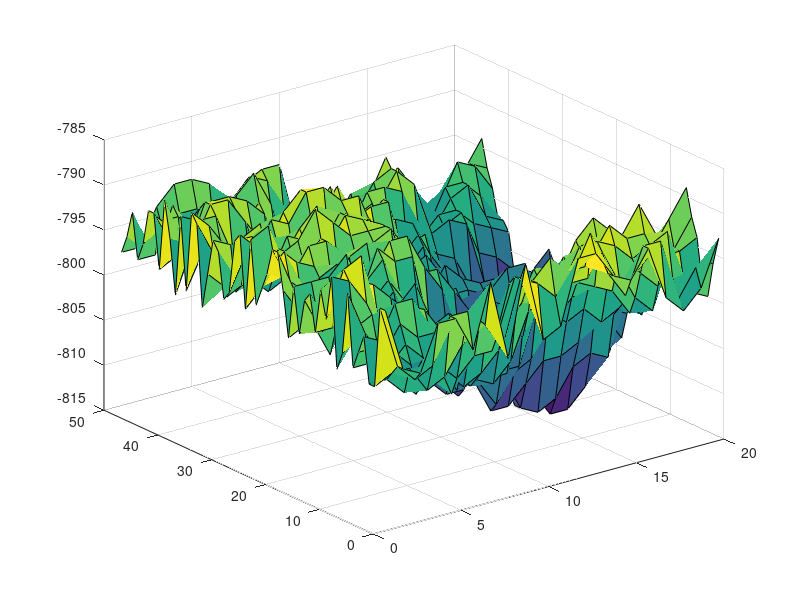
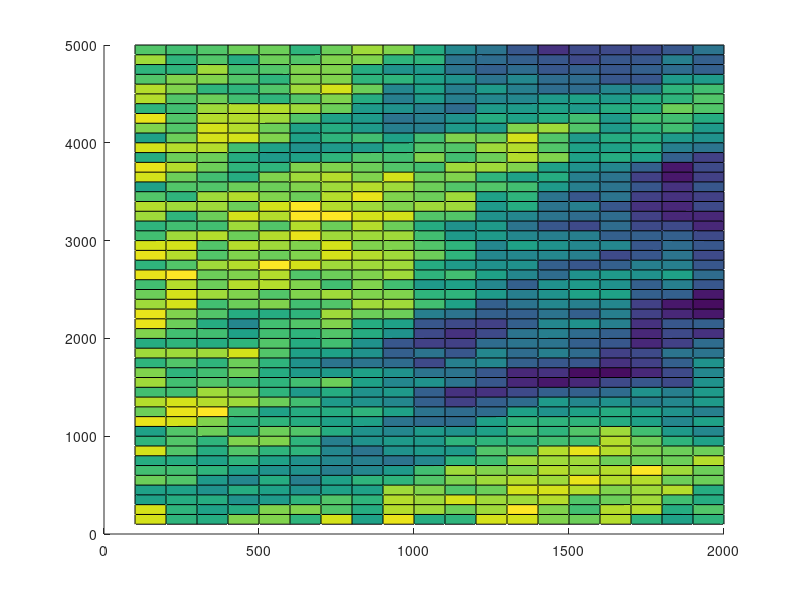

The MATLAB source for these figures, in order: (Note: this script raises an error after producing the figures.)
close all;
clear all;

visualisation = 1;

ilosc_x = 20
ilosc_y = 50

imax = -790
imin = -800
variation = 3

sta1 = [100 100 -500]
sta2 = [(ilosc_x)*100 (ilosc_y)*100 -200]

disp("preparing bottom...")
bottom = zeros(ilosc_x, ilosc_y);

bottom(:,1) = randi([imin imax], ilosc_x, 1);
bottom(1,2:end) = randi([imin imax], 1, ilosc_y-1);
variation_matrix = randi([-variation variation], ilosc_x-1, ilosc_y-1);

for iter = 2:ilosc_x
  for jter = 2:ilosc_y
    bottom(iter, jter) = round(mean([bottom(iter-1, jter), bottom(iter, jter-1)]) + variation_matrix(iter-1, jter-1));
  end
end

if(visualisation == 1)
  [bottom_x, bottom_y] = meshgrid( [1:ilosc_x]*100, [1:ilosc_y]*100 );
  figure
  surf(bottom')
  
  figure
  hold on
  surf(bottom_x, bottom_y, bottom')
end

disp("calculating water reflection...")
rectangle = [0 0 0; ilosc_x*100 0 0; 0 ilosc_y*100 0; ilosc_x*100 ilosc_y*100 0];
N = cross(rectangle(1,:) - rectangle(3,:),rectangle(2,:) - rectangle(3,:));
N = N/norm(N);
%calculate sta2 mirrored parameters
sta1mirror = sta1 + 2*dot(rectangle(1,:) - sta1, N)*N;
sta2mirror = sta2 + 2*dot(rectangle(1,:) - sta2, N)*N;
%calculate point of intersection
inter_point = sta1+(dot((sta1-rectangle(1,:)),N)/dot(sta1-sta2mirror,N))*(sta2mirror-sta1);
line_vector = sta1-inter_point;
line_vector = line_vector/norm(line_vector);
angle = asin( abs(line_vector(1)*N(1)+line_vector(2)*N(2)+line_vector(3)*N(3)) / ( sqrt(line_vector(1)^2 + line_vector(2)^2 + line_vector(3)^2) * sqrt(N(1)^2 + N(2)^2 + N(3)^2) ));
angle = angle * 180;

%preparing structures
inter_point = [inter_point; [0 0 0]];
angle = [angle; [0]];

disp("calculating intersection points for 1 reflection...")
for iter=1:ilosc_x-1
  for jter=1:ilosc_y-1
    triangle=[iter jter bottom(iter,jter); iter+1 jter bottom(iter+1,jter); iter jter+1 bottom(iter,jter+1)];
    triangle(:,1:2) = triangle(:,1:2)*100;
    [intersection angle_temp] = calcTriangle(triangle, sta1, sta2);
    if(intersection == [-1, -1, -1])
    else
      inter_point = [inter_point; intersection; [0 0 0]];
      angle = [angle; angle_temp; [0]];
    end
    
    triangle=[iter+1 jter+1 bottom(iter+1,jter+1); iter+1 jter bottom(iter+1,jter); iter jter+1 bottom(iter,jter+1)];
    triangle(:,1:2) = triangle(:,1:2)*100;
    [intersection angle_temp] = calcTriangle(triangle, sta1, sta2);
    if(intersection == [-1, -1, -1])
    else
      inter_point = [inter_point; intersection; [0 0 0]];
      angle = [angle; angle_temp; [0]];
    end
  end
end

disp("calculating intersection points for 2 reflections...")
for iter = 1:ilosc_x-1
  for jter = 1:ilosc_y-1
    
    triangle = [iter jter bottom(iter,jter); iter+1 jter bottom(iter+1,jter); iter jter+1 bottom(iter,jter+1)];
    triangle(:,1:2) = triangle(:,1:2)*100;
    [intersection angle_temp] = calcTriangle(triangle, sta1, sta2mirror);
    if(intersection == [-1, -1, -1])
    else
      inter_point = [inter_point; intersection];
      angle = [angle; angle_temp];
        inter_point_temp = intersection+(dot((intersection-rectangle(1,:)),N)/dot(intersection-sta2mirror,N))*(sta2mirror-intersection);
        line_vector = intersection-inter_point_temp;
        line_vector = line_vector/norm(line_vector);
        angle_temp = asin( abs(line_vector(1)*N(1)+line_vector(2)*N(2)+line_vector(3)*N(3)) / ( sqrt(line_vector(1)^2 + line_vector(2)^2 + line_vector(3)^2) * sqrt(N(1)^2 + N(2)^2 + N(3)^2) ));
        angle_temp = angle_temp * 180;
      inter_point = [inter_point; inter_point_temp; [0 0 0]];
      angle = [angle; angle_temp; [0]];
    end
    [intersection angle_temp] = calcTriangle(triangle, sta1mirror, sta2);
    if(intersection == [-1, -1, -1])
    else
      inter_point = [inter_point; [0 0 0]; intersection];
      angle = [angle; [0]; angle_temp];
        inter_point_temp = intersection+(dot((intersection-rectangle(1,:)),N)/dot(intersection-sta1mirror,N))*(sta1mirror-intersection);
        line_vector = intersection-inter_point_temp;
        line_vector = line_vector/norm(line_vector);
        angle_temp = asin( abs(line_vector(1)*N(1)+line_vector(2)*N(2)+line_vector(3)*N(3)) / ( sqrt(line_vector(1)^2 + line_vector(2)^2 + line_vector(3)^2) * sqrt(N(1)^2 + N(2)^2 + N(3)^2) ));
        angle_temp = angle_temp * 180;
      inter_point(end-1, :) = inter_point_temp;
      inter_point = [inter_point; [0 0 0]];
      angle(end-1, :) = angle_temp;
      angle = [angle; [0]];
    end
    
    triangle=[iter+1 jter+1 bottom(iter+1,jter+1); iter+1 jter bottom(iter+1,jter); iter jter+1 bottom(iter,jter+1)];
    triangle(:,1:2) = triangle(:,1:2)*100;
    [intersection angle_temp] = calcTriangle(triangle, sta1, sta2mirror);
    if(intersection == [-1, -1, -1])
    else
      inter_point = [inter_point; intersection];
      angle = [angle; angle_temp];
        inter_point_temp = intersection+(dot((intersection-rectangle(1,:)),N)/dot(intersection-sta2mirror,N))*(sta2mirror-intersection);
        line_vector = intersection-inter_point_temp;
        line_vector = line_vector/norm(line_vector);
        angle_temp = asin( abs(line_vector(1)*N(1)+line_vector(2)*N(2)+line_vector(3)*N(3)) / ( sqrt(line_vector(1)^2 + line_vector(2)^2 + line_vector(3)^2) * sqrt(N(1)^2 + N(2)^2 + N(3)^2) ));
        angle_temp = angle_temp * 180;
      inter_point = [inter_point; inter_point_temp; [0 0 0]];
      angle = [angle; angle_temp; [0]];
    end
    [intersection angle_temp] = calcTriangle(triangle, sta1mirror, sta2);
    if(intersection == [-1, -1, -1])
    else
      inter_point = [inter_point; [0 0 0]; intersection];
      angle = [angle; [0]; angle_temp];
        inter_point_temp = intersection+(dot((intersection-rectangle(1,:)),N)/dot(intersection-sta1mirror,N))*(sta1mirror-intersection);
        line_vector = intersection-inter_point_temp;
        line_vector = line_vector/norm(line_vector);
        angle_temp = asin( abs(line_vector(1)*N(1)+line_vector(2)*N(2)+line_vector(3)*N(3)) / ( sqrt(line_vector(1)^2 + line_vector(2)^2 + line_vector(3)^2) * sqrt(N(1)^2 + N(2)^2 + N(3)^2) ));
        angle_temp = angle_temp * 180;
      inter_point(end-1, :) = inter_point_temp;
      inter_point = [inter_point; [0 0 0]];
      angle(end-1, :) = angle_temp;
      angle = [angle; [0]];
    end
    
  end
end

output_matrix = [];
 
if (visualisation == 1)
  disp("visualisation...")
  cntr = 0;
  %plotting stations
  plot3(sta1(1),sta1(2),sta1(3), "r*", sta2(1), sta2(2), sta2(3), "r*")
  for iter=1:size(inter_point, 1)
    if (inter_point(iter, :) == [0 0 0])
      cntr=0;
      line([sta2(1) inter_point(iter-1,1)], [sta2(2) inter_point(iter-1,2)], [sta2(3) inter_point(iter-1,3)]);
    else
      %plotting intersection point
      plot3(inter_point(iter,1), inter_point(iter,2), inter_point(iter,3),"b+");
      if (cntr == 0)
        line([sta1(1) inter_point(iter,1)], [sta1(2) inter_point(iter,2)], [sta1(3) inter_point(iter,3)]);
        output_matrix = cat(3, output_matrix, [inter_point(iter, :) angle(iter); NaN NaN NaN NaN]);
      else
        line([inter_point(iter,1) inter_point(iter-1,1)], [inter_point(iter,2) inter_point(iter-1,2)], [inter_point(iter,3) inter_point(iter-1,3)]);
        output_matrix(2, :, end) = [inter_point(iter, :) angle(iter)];
      end
    cntr = cntr+1;
    end
  end
  line([sta2(1) sta1(1)], [sta2(2) sta1(2)], [sta2(3) sta1(3)]);
  hold off;
else
  disp("no visualisation...")
  cntr = 0;
  for iter=1:size(inter_point, 1)
    if (inter_point(iter, :) == [0 0 0])
      cntr=0;
    else
      if (cntr == 0)
        output_matrix = cat(3, output_matrix, [inter_point(iter, :) angle(iter); NaN NaN NaN NaN]);
      else
        output_matrix(2, :, end) = [inter_point(iter, :) angle(iter)];
      end
    cntr = cntr+1;
    end
  end
end

size(output_matrix, 3)
output_matrix